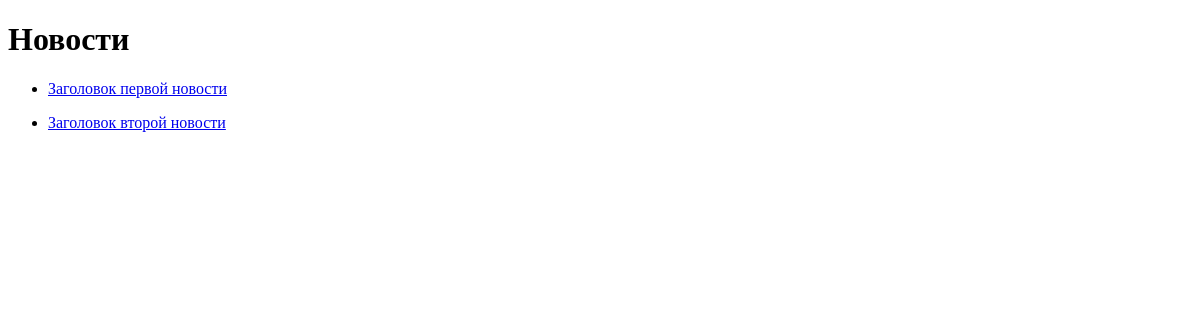
Before: / with the older database file.
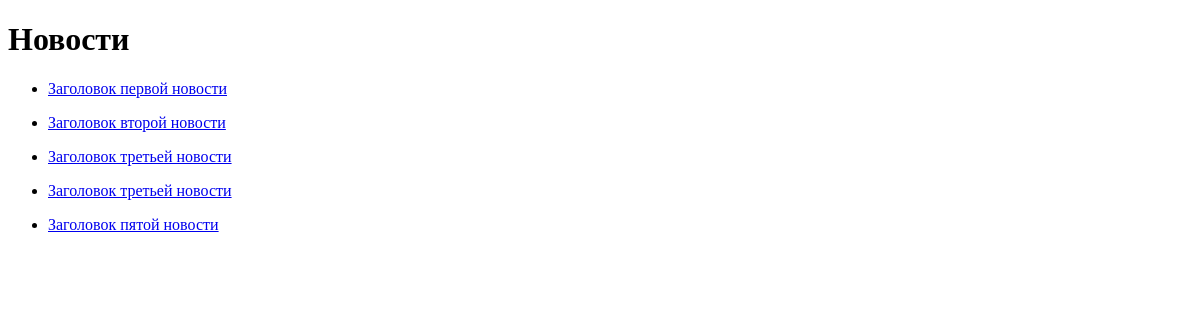
After: the same page with the newer database file.
### news/models.py (models this page shows)
class News(models.Model):
    title = models.CharField(verbose_name='Заголовок', max_length=100)
    content = models.CharField(verbose_name='Содержание', max_length=100)
    created_at = models.DateTimeField(verbose_name='Дата создания', auto_now_add=True)
    updated_at = models.DateTimeField(verbose_name='Дата создания', auto_now=True)
    interest = models.BooleanField(verbose_name='Активность')

### news/views.py (the view)
# urls.py: path('', views.NewsListView.as_view(), name='news_list'),
class NewsListView(generic.ListView):
    model = News
    template_name = 'news_list.html'
    context_object_name = 'news_list'
    queryset = News.objects.all()[:10]

### news/templates/news/news_list.html (shortened to what this page needs)
<!DOCTYPE html>
<html lang="en">
<head>
</head>
<body>
    <h1>Новости</h1>
    {% if news_list %}
        {% for news in news_list %}
            <ul>
                <li><a href="/news/{{ news.id }}">{{ news.title }}</a></li>
            </ul>
        {% endfor %}
    {% else %}
    <p>Новостей нет</p>
    {% endif %}
</body>
</html>

Changed rows visible on the page:
added News: title "Заголовок третьей новости"
added News: title "Заголовок третьей новости"
added News: title "Заголовок пятой новости"
